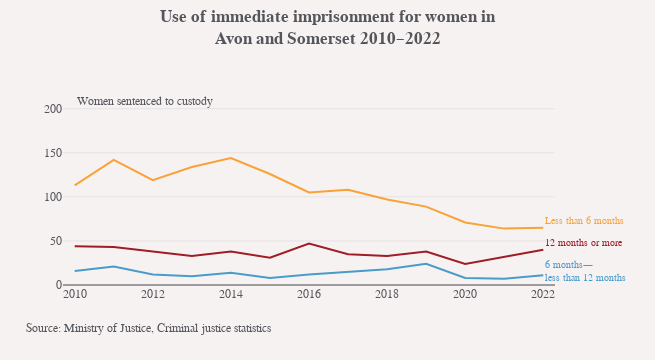
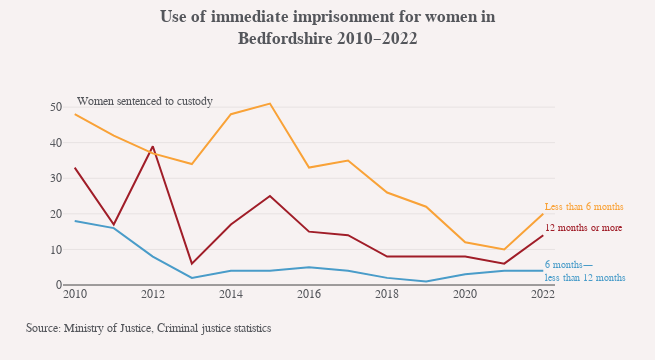

The notebook cell saved with these charts, in order:
### Code cell
filename = 'women_cust_sentence_length_PFA_2010-2022.csv'
folder = 'custody_sentence_lengths_2022'
pfa_adjustments = [
    Record('Cambridgeshire', 0, 18),
    Record('Dorset', 2, 5),
    Record('Cumbria', 0, 7),
    Record('Derbyshire', 0, 15),
    Record('Dyfed-Powys', 0, 10),
    Record('Gloucestershire', 0, -2),
    Record('Gwent', [0, 2], [17, 12]),
    Record('Lancashire', 2, 20),
    Record('Merseyside', 2, -10),
    Record('North Yorkshire', 0, 7),
    Record('Northumbria', 0, -10),
    Record('South Yorkshire', 0, -10),
    Record('Suffolk', 0, 8),
    Record('Surrey', [0, 2], [7, 12]),
    Record('Sussex', 2, 20),
    Record('West Mercia', 2, 10),
    Record('West Midlands', 0, 50)]

make_pfa_sentence_length_charts(filename, folder, output='show', pfa_adjustments=pfa_adjustments)

### Figure 1 — Plotly figure (JSON) as saved in the notebook; plotly's stock layout.template omitted (floating-point values rounded to 4 significant figures)
{"data": [{"hovertemplate": "%{y}<extra></extra>", "meta": "Avon and Somerset", "mode": "lines", "name": "12 months or more", "type": "scatter", "x": [2010, 2011, 2012, 2013, 2014, 2015, 2016, 2017, 2018, 2019, 2020, 2021, 2022], "y": [44, 43, 38, 33, 38, 31, 47, 35, 33, 38, 24, 32, 40]}, {"hovertemplate": "%{y}<extra></extra>", "meta": "Avon and Somerset", "mode": "lines", "name": "6 months—<br>less than 12 months", "type": "scatter", "x": [2010, 2011, 2012, 2013, 2014, 2015, 2016, 2017, 2018, 2019, 2020, 2021, 2022], "y": [16, 21, 12, 10, 14, 8, 12, 15, 18, 24, 8, 7, 11]}, {"hovertemplate": "%{y}<extra></extra>", "meta": "Avon and Somerset", "mode": "lines", "name": "Less than 6 months", "type": "scatter", "x": [2010, 2011, 2012, 2013, 2014, 2015, 2016, 2017, 2018, 2019, 2020, 2021, 2022], "y": [113, 142, 119, 134, 144, 126, 105, 108, 97, 89, 71, 64, 65]}], "layout": {"annotations": [{"align": "left", "font": {"color": "#A01D28", "size": 10}, "showarrow": false, "text": "12 months or more", "x": 2022, "xanchor": "left", "xref": "x", "y": 40, "yanchor": "bottom", "yref": "y"}, {"align": "left", "font": {"color": "#499CC9", "size": 10}, "showarrow": false, "text": "6 months—<br>less than 12 months", "x": 2022, "xanchor": "left", "xref": "x", "y": 0, "yanchor": "bottom", "yref": "y"}, {"align": "left", "font": {"color": "#F9A237", "size": 10}, "showarrow": false, "text": "Less than 6 months", "x": 2022, "xanchor": "left", "xref": "x", "y": 65, "yanchor": "bottom", "yref": "y"}, {"font": {"size": 12}, "showarrow": false, "text": "Source: Ministry of Justice, Criminal justice statistics", "x": -0.08, "xanchor": "left", "xref": "paper", "y": -0.19, "yanchor": "top", "yref": "paper"}, {"align": "left", "font": {"size": 12}, "showarrow": false, "text": "Women sentenced to custody", "x": 2010, "xanchor": "left", "xref": "x", "y": 1.04, "yref": "paper"}], "height": 360, "hovermode": "x", "margin": {"b": 75, "l": 63, "r": 100}, "title": {"text": "<b>Use of immediate imprisonment for women in<br>Avon and Somerset 2010–2022</b>"}, "width": 655, "xaxis": {"dtick": 2, "range": [2010.0, 2022.0], "tick0": 2010}, "yaxis": {"range": [0, 210], "tick0": 0, "tickformat": ",.0f", "title": {"text": ""}}}}

### Figure 2 — Plotly figure (JSON) as saved in the notebook; plotly's stock layout.template omitted (floating-point values rounded to 4 significant figures)
{"data": [{"hovertemplate": "%{y}<extra></extra>", "meta": "Bedfordshire", "mode": "lines", "name": "12 months or more", "type": "scatter", "x": [2010, 2011, 2012, 2013, 2014, 2015, 2016, 2017, 2018, 2019, 2020, 2021, 2022], "y": [33, 17, 39, 6, 17, 25, 15, 14, 8, 8, 8, 6, 14]}, {"hovertemplate": "%{y}<extra></extra>", "meta": "Bedfordshire", "mode": "lines", "name": "6 months—<br>less than 12 months", "type": "scatter", "x": [2010, 2011, 2012, 2013, 2014, 2015, 2016, 2017, 2018, 2019, 2020, 2021, 2022], "y": [18, 16, 8, 2, 4, 4, 5, 4, 2, 1, 3, 4, 4]}, {"hovertemplate": "%{y}<extra></extra>", "meta": "Bedfordshire", "mode": "lines", "name": "Less than 6 months", "type": "scatter", "x": [2010, 2011, 2012, 2013, 2014, 2015, 2016, 2017, 2018, 2019, 2020, 2021, 2022], "y": [48, 42, 37, 34, 48, 51, 33, 35, 26, 22, 12, 10, 20]}], "layout": {"annotations": [{"align": "left", "font": {"color": "#A01D28", "size": 10}, "showarrow": false, "text": "12 months or more", "x": 2022, "xanchor": "left", "xref": "x", "y": 14, "yanchor": "bottom", "yref": "y"}, {"align": "left", "font": {"color": "#499CC9", "size": 10}, "showarrow": false, "text": "6 months—<br>less than 12 months", "x": 2022, "xanchor": "left", "xref": "x", "y": 0, "yanchor": "bottom", "yref": "y"}, {"align": "left", "font": {"color": "#F9A237", "size": 10}, "showarrow": false, "text": "Less than 6 months", "x": 2022, "xanchor": "left", "xref": "x", "y": 20, "yanchor": "bottom", "yref": "y"}, {"font": {"size": 12}, "showarrow": false, "text": "Source: Ministry of Justice, Criminal justice statistics", "x": -0.08, "xanchor": "left", "xref": "paper", "y": -0.19, "yanchor": "top", "yref": "paper"}, {"align": "left", "font": {"size": 12}, "showarrow": false, "text": "Women sentenced to custody", "x": 2010, "xanchor": "left", "xref": "x", "y": 1.04, "yref": "paper"}], "height": 360, "hovermode": "x", "margin": {"b": 75, "l": 63, "r": 100}, "title": {"text": "<b>Use of immediate imprisonment for women in<br>Bedfordshire 2010–2022</b>"}, "width": 655, "xaxis": {"dtick": 2, "range": [2010.0, 2022.0], "tick0": 2010}, "yaxis": {"range": [0, 52], "tick0": 0, "tickformat": ",.0f", "title": {"text": ""}}}}
